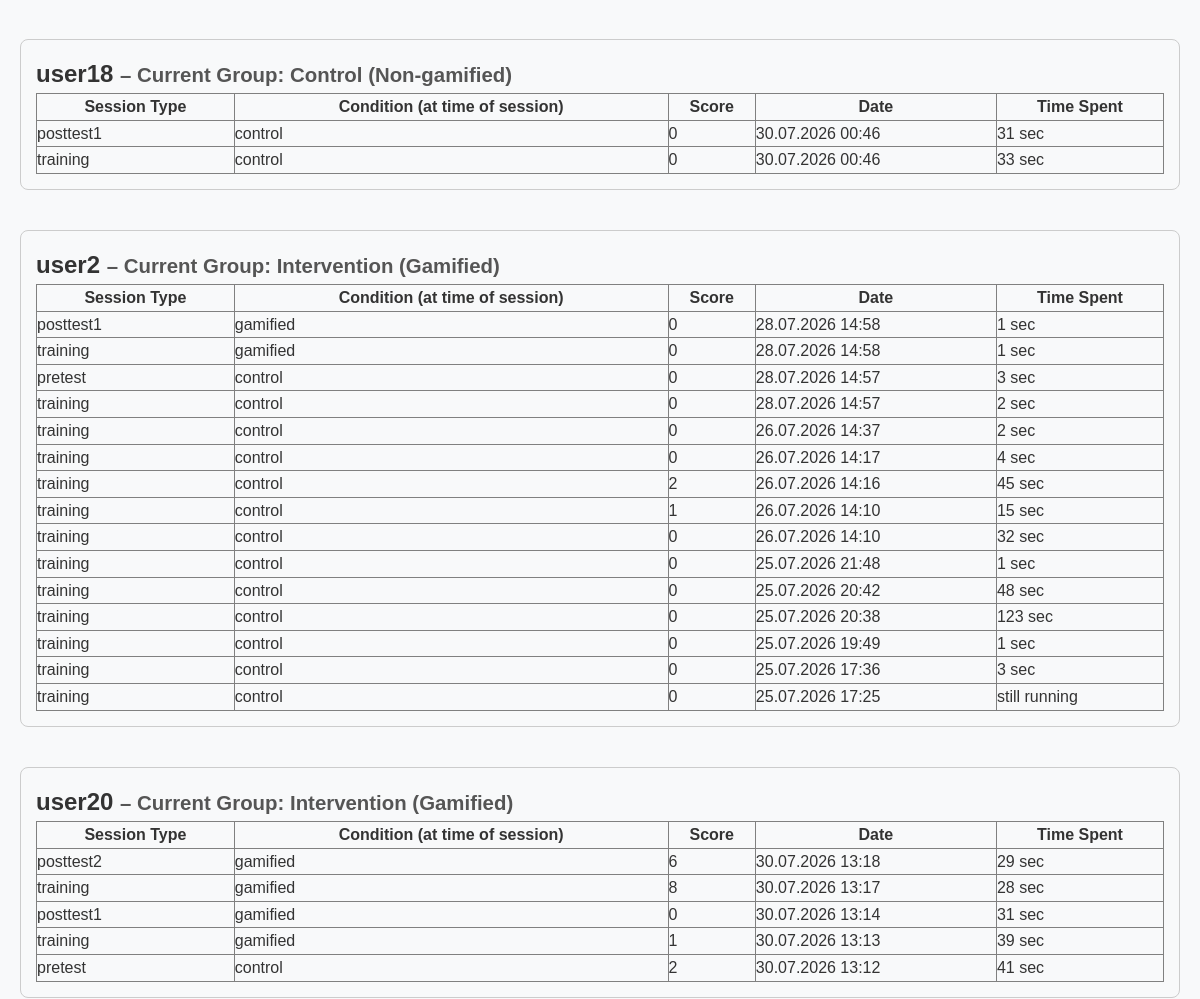
The app's page /dashboard/ (signed in, middle part), older data.
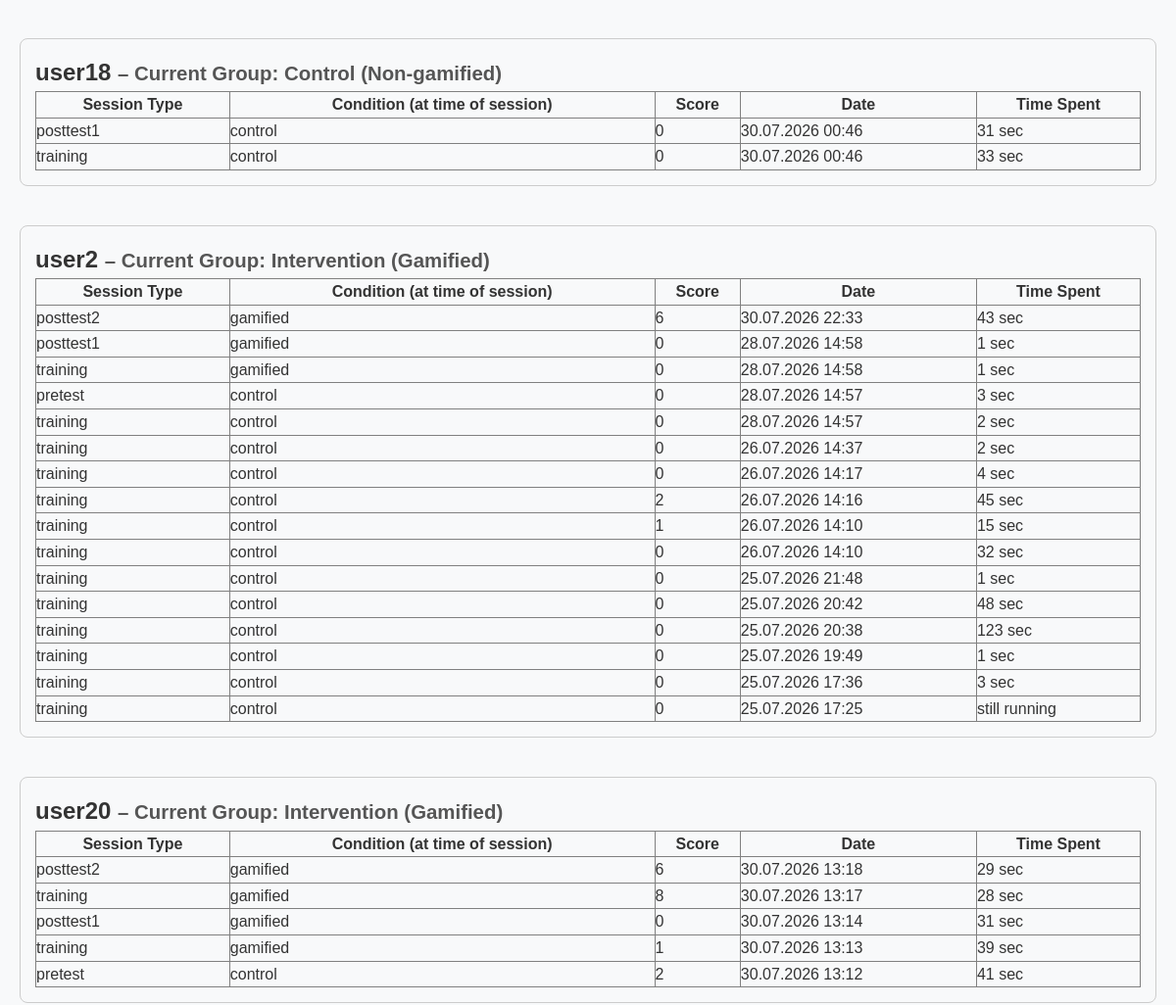
The same page, newer data.
### tests/models.py (models this page shows, shortened)
class TestSession(models.Model):
    user = models.ForeignKey(settings.AUTH_USER_MODEL, on_delete=models.CASCADE)
    session_type = models.CharField(max_length=20, choices=[
        ('pretest', 'Pretest'),
        ('training', 'Training'),
        ('posttest', 'Posttest')
    ])
    condition = models.CharField(max_length=20, choices=[('gamified', 'Gamified'), ('control', 'Control')])
    start_time = models.DateTimeField(auto_now_add=True)
    end_time = models.DateTimeField(null=True, blank=True)
    score = models.IntegerField(default=0)
    total_time_seconds = models.IntegerField(null=True, blank=True)
    responses = models.JSONField(default=dict)  # e.g., {"item_123": {"answer": "B", "time": 45, "correct": True}}
    items = models.ManyToManyField(RPMItem)
    longest_streak = models.PositiveIntegerField(default=0)
    answered_count = models.PositiveIntegerField(default=0)
    class Meta:
        ordering = ['-start_time']

### core/views.py (the view)
# urls.py: path('dashboard/', views.researcher_dashboard, name='dashboard'),      # Smart dashboard
@login_required
def researcher_dashboard(request):
    if request.user.is_staff:
        all_sessions = TestSession.objects.select_related('user', 'user__profile').order_by('user__username', '-start_time')
        sessions_by_user = defaultdict(list)
        for session in all_sessions:
            sessions_by_user[session.user].append(session)
        return render(request, 'core/admin_dashboard.html', {
            'sessions_by_user': dict(sessions_by_user)
        })
    if hasattr(request.user, 'profile') and request.user.profile.condition == 'gamified':
        return redirect('core:user_dashboard')
    return redirect('tests:start_training_page')

### core/templates/core/admin_dashboard.html (shortened to what this page needs)
{% extends 'base.html' %}
{% block content %}
{% for user, sessions in sessions_by_user.items %}
    <div style="margin-bottom: 40px; border: 1px solid #ccc; padding: 15px; border-radius: 8px;">
        <h2>
            {{ user.username }}
            <small style="font-size: 0.85em; color: #555;">
                – Current Group:
                <strong>
                    {% if user.profile.condition == 'gamified' %}
                        Intervention (Gamified)
                    {% else %}
                        Control (Non-gamified)
                    {% endif %}
                </strong>
            </small>
        </h2>
        <table border="1" style="width:100%; border-collapse: collapse;">
            <thead>
                <tr>
                    <th>Session Type</th>
                    <th>Condition (at time of session)</th>
                    <th>Score</th>
                    <th>Date</th>
                    <th>Time Spent</th>
                </tr>
            </thead>
            <tbody>
                {% for s in sessions %}
                <tr>
                    <td>{{ s.session_type }}</td>
                    <td>{{ s.condition }}</td>
                    <td>{{ s.score }}</td>
                    <td>{{ s.start_time|date:"d.m.Y H:i" }}</td>
                    <td>
                        {% if s.total_time_seconds %}
                            {{ s.total_time_seconds }} sec
                        {% else %}
                            still running
                        {% endif %}
                    </td>
                </tr>
                {% empty %}
                <tr><td colspan="4">No sessions yet</td></tr>
                {% endfor %}
            </tbody>
        </table>
    </div>
{% empty %}
    <p>No participants have started yet.</p>
{% endfor %}
{% endblock %}

### templates/base.html (shortened to what this page needs)
<!DOCTYPE html>
<html lang="en">
<head>
    {% load static %}
    <link rel="stylesheet" href="{% static 'css/style.css' %}">
</head>
<body>
    <div class="container">
        {% block content %}{% endblock %}
    </div>
</body>
</html>

### static/css/style.css (style rules this page uses)
* { margin: 0; padding: 0; box-sizing: border-box; }
body { font-family: Arial, sans-serif; line-height: 1.6; background-color: #f8f9fa; color: #333; }
.container { max-width: 1200px; margin: 0 auto; padding: 20px; }

Row changes from the older to the newer data that the page shows:
added TestSession: session_type "posttest2", condition "gamified", score "6", start_time "30.07.2026 22:33", total_time_seconds "43"
